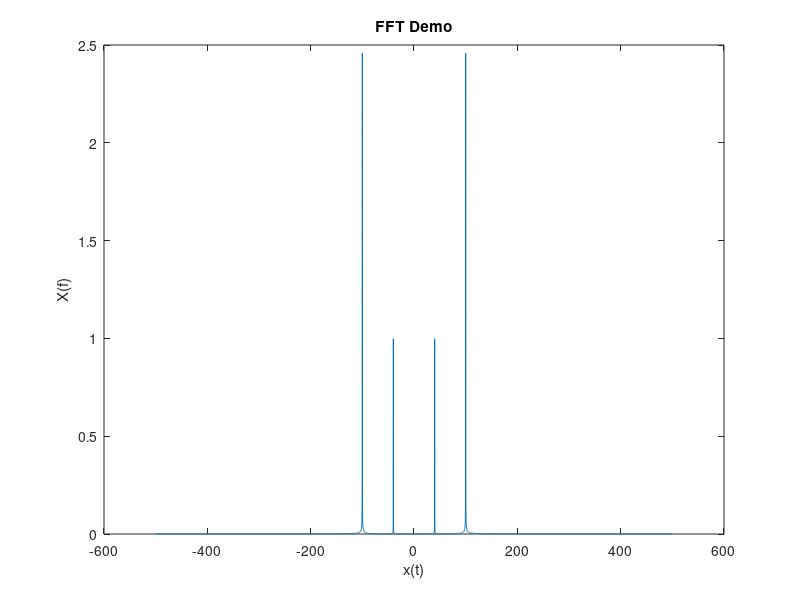

Reproduce this figure in MATLAB.
T = 5
deltaT = 0.001
t = 0:deltaT:T
fs = 1 / deltaT
N = T / deltaT


x = 5 * sin(2*pi*100*t) + 2 * sin(2*pi*40*t) % signal x(t)
y = fft(x) % y(t) = F{x(t)}
y = fftshift(y)
plot(-fs/2:fs/N:fs/2,abs(y)/N)
title("FFT Demo")
ylabel("X(f)")
xlabel("x(t)")